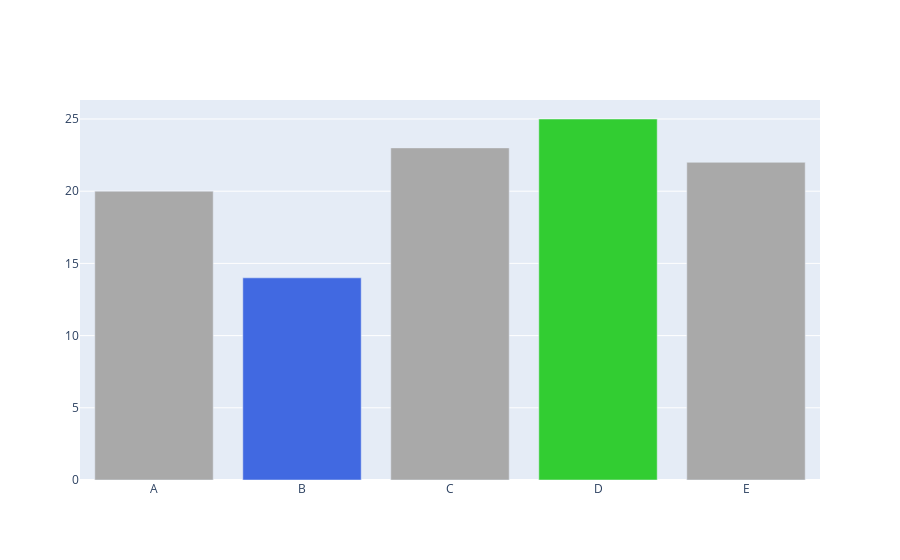

The notebook cell saved with this chart:
### Code cell
colors = ['darkgray',] * 5
colors[1] = 'royalblue'
colors[3] = 'limegreen'

fig = go.Figure(data=[go.Bar(x=['A','B','C','D','E'],
                             y=[20,14,23,25,22],
                             marker_color=colors)])
fig.update_layout()
fig.show()

### Figure 1 — Plotly figure (JSON) as saved in the notebook; plotly's stock layout.template omitted (floating-point values rounded to 4 significant figures)
{"data": [{"marker": {"color": ["darkgray", "royalblue", "darkgray", "limegreen", "darkgray"]}, "type": "bar", "x": ["A", "B", "C", "D", "E"], "y": [20, 14, 23, 25, 22]}], "layout": {}}
